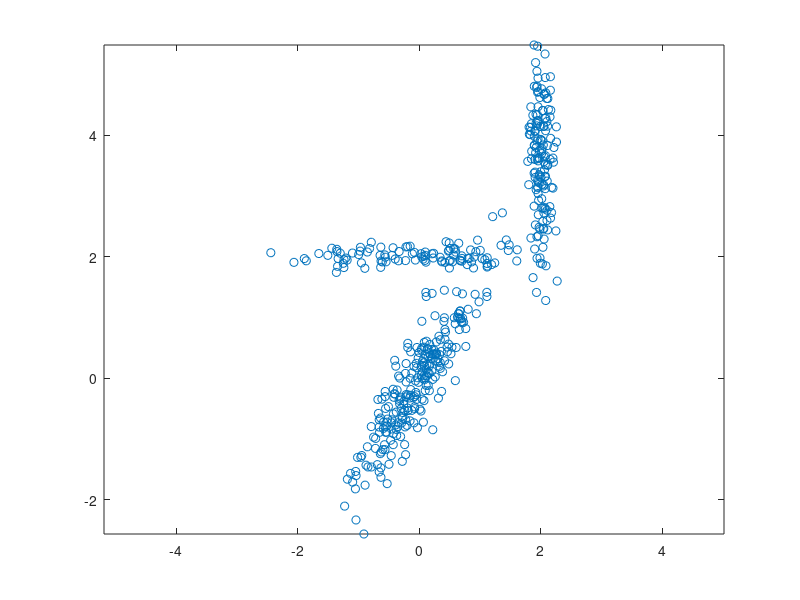

Recreate this plot in MATLAB. (Note: this script raises an error after producing the figure.)
%DEMGMM5 Demonstrate density modelling with a PPCA mixture model.
%
%	Description
%	 The problem consists of modelling data generated by a mixture of
%	three Gaussians in 2 dimensions with a mixture model using full
%	covariance matrices.  The priors are 0.3, 0.5 and 0.2; the centres
%	are (2, 3.5), (0, 0) and (0,2); the variances are (0.16, 0.64) axis
%	aligned, (0.25, 1) rotated by 30 degrees and the identity matrix. The
%	first figure contains a scatter plot of the data.
%
%	A mixture model with three one-dimensional PPCA components is trained
%	using EM.  The parameter vector is printed before training and after
%	training.  The parameter vector consists of priors (the column), and
%	centres (given as (x, y) pairs as the next two columns).
%
%	The second figure is a 3 dimensional view of the density function,
%	while the third shows the axes of the 1-standard deviation ellipses
%	for the three components of the mixture model together with the one
%	standard deviation along the principal component of each mixture
%	model component.
%
%	See also
%	GMM, GMMINIT, GMMEM, GMMPROB, PPCA
%

%	Copyright (c) Ian T Nabney (1996-2001)


ndata = 500;
data = randn(ndata, 2);
prior = [0.3 0.5 0.2];
% Mixture model swaps clusters 1 and 3
datap = [0.2 0.5 0.3];
datac = [0 2; 0 0; 2 3.5];
datacov = repmat(eye(2), [1 1 3]);
data1 = data(1:prior(1)*ndata,:);
data2 = data(prior(1)*ndata+1:(prior(2)+prior(1))*ndata, :);
data3 = data((prior(1)+prior(2))*ndata +1:ndata, :);

% First cluster has axis aligned variance and centre (2, 3.5)
data1(:, 1) = data1(:, 1)*0.1 + 2.0;
data1(:, 2) = data1(:, 2)*0.8 + 3.5;
datacov(:, :, 3) = [0.1*0.1 0; 0 0.8*0.8];

% Second cluster has variance axes rotated by 30 degrees and centre (0, 0)
rotn = [cos(pi/6) -sin(pi/6); sin(pi/6) cos(pi/6)];
data2(:,1) = data2(:, 1)*0.2;
data2 = data2*rotn;
datacov(:, :, 2) = rotn' * [0.04 0; 0 1] * rotn;

% Third cluster is at (0,2)
data3(:, 2) = data3(:, 2)*0.1;
data3 = data3 + repmat([0 2], prior(3)*ndata, 1);

% Put the dataset together again
data = [data1; data2; data3];

ndata = 100;			% Number of data points.
noise = 0.2;			% Standard deviation of noise distribution.
x = [0:1/(2*(ndata - 1)):0.5]';
randn('state', 1);
rand('state', 1);
t = sin(2*pi*x) + noise*randn(ndata, 1);

% Fit three one-dimensional PPCA models
ncentres = 3;
ppca_dim = 1;

clc
disp('This demonstration illustrates the use of a Gaussian mixture model')
disp('with a probabilistic PCA covariance structure to approximate the')
disp('unconditional probability density of data in a two-dimensional space.')
disp('We begin by generating the data from a mixture of three Gaussians and')
disp('plotting it.')
disp(' ')
disp('The first cluster has axis aligned variance and centre (0, 2).')
disp('The variance parallel to the x-axis is significantly greater')
disp('than that parallel to the y-axis.')
disp('The second cluster has variance axes rotated by 30 degrees')
disp('and centre (0, 0).  The third cluster has significant variance')
disp('parallel to the y-axis and centre (2, 3.5).')
disp(' ')
disp('Press any key to continue.')
pause

fh1 = figure;
plot(data(:, 1), data(:, 2), 'o')
set(gca, 'Box', 'on')
axis equal
hold on

mix = gmm(2, ncentres, 'ppca', ppca_dim);
options = foptions;
options(14) = 10;
options(1) = -1;  % Switch off all warnings

% Just use 10 iterations of k-means in initialisation
% Initialise the model parameters from the data
mix = gmminit(mix, data, options);
disp('The mixture model has three components with 1-dimensional')
disp('PPCA subspaces.  The model parameters after initialisation using')
disp('the k-means algorithm are as follows')
disp('    Priors        Centres')
disp([mix.priors' mix.centres])
disp(' ')
disp('Press any key to continue')
pause

options(1)  = 1;		% Prints out error values.
options(14) = 30;		% Number of iterations.

disp('We now train the model using the EM algorithm for up to 30 iterations.')
disp(' ')
disp('Press any key to continue.')
pause

[mix, options, errlog] = gmmem(mix, data, options);
disp('The trained model has priors and centres:')
disp('    Priors        Centres')
disp([mix.priors' mix.centres])

% Now plot the result
for i = 1:ncentres
  % Plot the PC vectors
  v = mix.U(:,:,i);
  start=mix.centres(i,:)-sqrt(mix.lambda(i))*(v');
  endpt=mix.centres(i,:)+sqrt(mix.lambda(i))*(v');
  linex = [start(1) endpt(1)];
  liney = [start(2) endpt(2)];
  line(linex, liney, 'Color', 'k', 'LineWidth', 3)
  % Plot ellipses of one standard deviation
  theta = 0:0.02:2*pi;
  x = sqrt(mix.lambda(i))*cos(theta);
  y = sqrt(mix.covars(i))*sin(theta);
  % Rotate ellipse axes
  rot_matrix = [v(1) -v(2); v(2) v(1)];
  ellipse = (rot_matrix*([x; y]))';
  % Adjust centre
  ellipse = ellipse + ones(length(theta), 1)*mix.centres(i,:);
  plot(ellipse(:,1), ellipse(:,2), 'r-')
end

disp(' ')
disp('Press any key to exit')
pause
close (fh1);
clear all;
